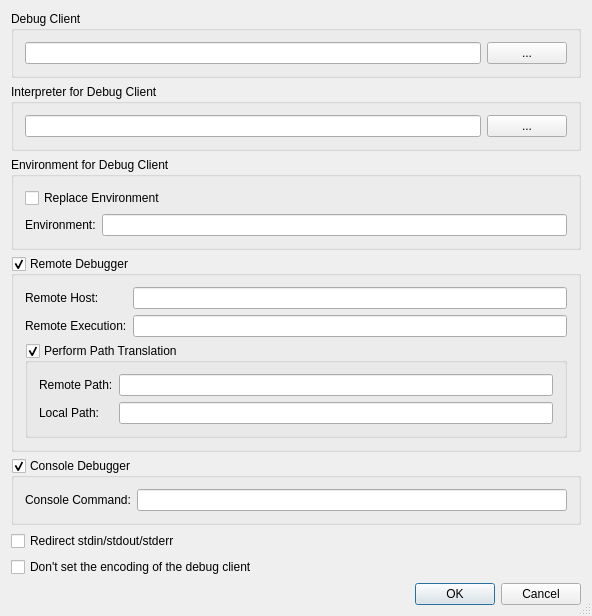
<ui version="4.0" >
 <class>DebuggerPropertiesDialog</class>
 <widget class="QDialog" name="DebuggerPropertiesDialog" >
  <property name="geometry" >
   <rect>
    <x>0</x>
    <y>0</y>
    <width>592</width>
    <height>589</height>
   </rect>
  </property>
  <property name="windowTitle" >
   <string>Debugger Properties</string>
  </property>
  <property name="sizeGripEnabled" >
   <bool>true</bool>
  </property>
  <layout class="QVBoxLayout" name="_2" >
   <item>
    <widget class="QGroupBox" name="groupBox" >
     <property name="title" >
      <string>Debug Client</string>
     </property>
     <layout class="QHBoxLayout" name="_4" >
      <item>
       <widget class="QLineEdit" name="debugClientEdit" >
        <property name="toolTip" >
         <string>Enter the path of the Debug Client to be used.  Leave empty to use the default.</string>
        </property>
       </widget>
      </item>
      <item>
       <widget class="QPushButton" name="debugClientButton" >
        <property name="toolTip" >
         <string>Press to select the Debug Client via a file selection dialog</string>
        </property>
        <property name="text" >
         <string>...</string>
        </property>
       </widget>
      </item>
     </layout>
    </widget>
   </item>
   <item>
    <widget class="QGroupBox" name="groupBox_2" >
     <property name="title" >
      <string>Interpreter for Debug Client</string>
     </property>
     <layout class="QHBoxLayout" name="_5" >
      <item>
       <widget class="QLineEdit" name="interpreterEdit" >
        <property name="toolTip" >
         <string>Enter the path of the interpreter to be used by the debug client.</string>
        </property>
       </widget>
      </item>
      <item>
       <widget class="QPushButton" name="interpreterButton" >
        <property name="toolTip" >
         <string>Press to select the interpreter via a file selection dialog</string>
        </property>
        <property name="text" >
         <string>...</string>
        </property>
       </widget>
      </item>
     </layout>
    </widget>
   </item>
   <item>
    <widget class="QGroupBox" name="groupBox_3" >
     <property name="title" >
      <string>Environment for Debug Client</string>
     </property>
     <layout class="QGridLayout" name="_6" >
      <item row="0" column="0" colspan="2" >
       <widget class="QCheckBox" name="debugEnvironmentOverrideCheckBox" >
        <property name="toolTip" >
         <string>Select, if the environment of the debug client should be replaced</string>
        </property>
        <property name="text" >
         <string>Replace Environment</string>
        </property>
       </widget>
      </item>
      <item row="1" column="1" >
       <widget class="QLineEdit" name="debugEnvironmentEdit" >
        <property name="toolTip" >
         <string>Enter the environment variables to be set.</string>
        </property>
        <property name="whatsThis" >
         <string>&lt;b>Environment&lt;/b>
&lt;p>Enter the environment variables to be set for the debugger. The individual settings must be separate by whitespace and be given in the form 'var=value'.&lt;/p>
&lt;p>Example: var1=1 var2="hello world"&lt;/p></string>
        </property>
       </widget>
      </item>
      <item row="1" column="0" >
       <widget class="QLabel" name="textLabel1_16" >
        <property name="text" >
         <string>Environment:</string>
        </property>
       </widget>
      </item>
     </layout>
    </widget>
   </item>
   <item>
    <widget class="QGroupBox" name="remoteDebuggerGroup" >
     <property name="toolTip" >
      <string>Select, if the debugger should be run remotely</string>
     </property>
     <property name="title" >
      <string>Remote Debugger</string>
     </property>
     <property name="checkable" >
      <bool>true</bool>
     </property>
     <layout class="QGridLayout" name="_7" >
      <item row="2" column="0" colspan="2" >
       <widget class="QGroupBox" name="pathTranslationGroup" >
        <property name="toolTip" >
         <string>Select, if path translation for remote debugging should be done</string>
        </property>
        <property name="title" >
         <string>Perform Path Translation</string>
        </property>
        <property name="checkable" >
         <bool>true</bool>
        </property>
        <layout class="QGridLayout" >
         <item row="1" column="0" >
          <widget class="QLabel" name="textLabel2_9" >
           <property name="text" >
            <string>Local Path:</string>
           </property>
          </widget>
         </item>
         <item row="1" column="1" >
          <widget class="QLineEdit" name="translationLocalEdit" >
           <property name="toolTip" >
            <string>Enter the local path</string>
           </property>
          </widget>
         </item>
         <item row="0" column="1" >
          <widget class="QLineEdit" name="translationRemoteEdit" >
           <property name="toolTip" >
            <string>Enter the remote path</string>
           </property>
          </widget>
         </item>
         <item row="0" column="0" >
          <widget class="QLabel" name="textLabel1_18" >
           <property name="text" >
            <string>Remote Path:</string>
           </property>
          </widget>
         </item>
        </layout>
       </widget>
      </item>
      <item row="0" column="0" >
       <widget class="QLabel" name="hostLabel" >
        <property name="text" >
         <string>Remote Host:</string>
        </property>
       </widget>
      </item>
      <item row="1" column="1" >
       <widget class="QLineEdit" name="remoteCommandEdit" >
        <property name="toolTip" >
         <string>Enter the remote execution command.</string>
        </property>
        <property name="whatsThis" >
         <string>&lt;b>Remote Execution&lt;/b>
&lt;p>Enter the remote execution command (e.g. ssh). This command is used to log into the remote host and execute the remote debugger.&lt;/p></string>
        </property>
       </widget>
      </item>
      <item row="1" column="0" >
       <widget class="QLabel" name="execLabel" >
        <property name="text" >
         <string>Remote Execution:</string>
        </property>
       </widget>
      </item>
      <item row="0" column="1" >
       <widget class="QLineEdit" name="remoteHostEdit" >
        <property name="toolTip" >
         <string>Enter the hostname of the remote machine.</string>
        </property>
        <property name="whatsThis" >
         <string>&lt;b>Remote Host&lt;/b>
&lt;p>Enter the hostname of the remote machine.&lt;/p></string>
        </property>
       </widget>
      </item>
     </layout>
    </widget>
   </item>
   <item>
    <widget class="QGroupBox" name="consoleDebuggerGroup" >
     <property name="toolTip" >
      <string>Select, if the debugger should be executed in a console window</string>
     </property>
     <property name="title" >
      <string>Console Debugger</string>
     </property>
     <property name="checkable" >
      <bool>true</bool>
     </property>
     <layout class="QHBoxLayout" name="_3" >
      <item>
       <widget class="QLabel" name="textLabel1_17" >
        <property name="text" >
         <string>Console Command:</string>
        </property>
       </widget>
      </item>
      <item>
       <widget class="QLineEdit" name="consoleCommandEdit" >
        <property name="toolTip" >
         <string>Enter the console command (e.g. xterm -e)</string>
        </property>
        <property name="whatsThis" >
         <string>&lt;b>Console Command&lt;/b>
&lt;p>Enter the console command (e.g. xterm -e). This command is used to open a command window for the debugger.&lt;/p></string>
        </property>
       </widget>
      </item>
     </layout>
    </widget>
   </item>
   <item>
    <widget class="QCheckBox" name="redirectCheckBox" >
     <property name="toolTip" >
      <string>Select to redirect stdin, stdout and stderr of the program being debugged to the eric4 IDE</string>
     </property>
     <property name="text" >
      <string>Redirect stdin/stdout/stderr</string>
     </property>
    </widget>
   </item>
   <item>
    <widget class="QCheckBox" name="noEncodingCheckBox" >
     <property name="toolTip" >
      <string>Select to not set the debug client encoding</string>
     </property>
     <property name="text" >
      <string>Don't set the encoding of the debug client</string>
     </property>
    </widget>
   </item>
   <item>
    <widget class="QDialogButtonBox" name="buttonBox" >
     <property name="orientation" >
      <enum>Qt::Horizontal</enum>
     </property>
     <property name="standardButtons" >
      <set>QDialogButtonBox::Cancel|QDialogButtonBox::Ok</set>
     </property>
    </widget>
   </item>
  </layout>
 </widget>
 <layoutdefault spacing="6" margin="11" />
 <pixmapfunction>qPixmapFromMimeSource</pixmapfunction>
 <tabstops>
  <tabstop>debugClientEdit</tabstop>
  <tabstop>debugClientButton</tabstop>
  <tabstop>interpreterEdit</tabstop>
  <tabstop>interpreterButton</tabstop>
  <tabstop>debugEnvironmentOverrideCheckBox</tabstop>
  <tabstop>debugEnvironmentEdit</tabstop>
  <tabstop>remoteDebuggerGroup</tabstop>
  <tabstop>remoteHostEdit</tabstop>
  <tabstop>remoteCommandEdit</tabstop>
  <tabstop>pathTranslationGroup</tabstop>
  <tabstop>translationRemoteEdit</tabstop>
  <tabstop>translationLocalEdit</tabstop>
  <tabstop>consoleDebuggerGroup</tabstop>
  <tabstop>consoleCommandEdit</tabstop>
  <tabstop>redirectCheckBox</tabstop>
 </tabstops>
 <resources/>
 <connections>
  <connection>
   <sender>buttonBox</sender>
   <signal>accepted()</signal>
   <receiver>DebuggerPropertiesDialog</receiver>
   <slot>accept()</slot>
   <hints>
    <hint type="sourcelabel" >
     <x>84</x>
     <y>493</y>
    </hint>
    <hint type="destinationlabel" >
     <x>84</x>
     <y>510</y>
    </hint>
   </hints>
  </connection>
  <connection>
   <sender>buttonBox</sender>
   <signal>rejected()</signal>
   <receiver>DebuggerPropertiesDialog</receiver>
   <slot>reject()</slot>
   <hints>
    <hint type="sourcelabel" >
     <x>212</x>
     <y>494</y>
    </hint>
    <hint type="destinationlabel" >
     <x>212</x>
     <y>508</y>
    </hint>
   </hints>
  </connection>
 </connections>
</ui>
